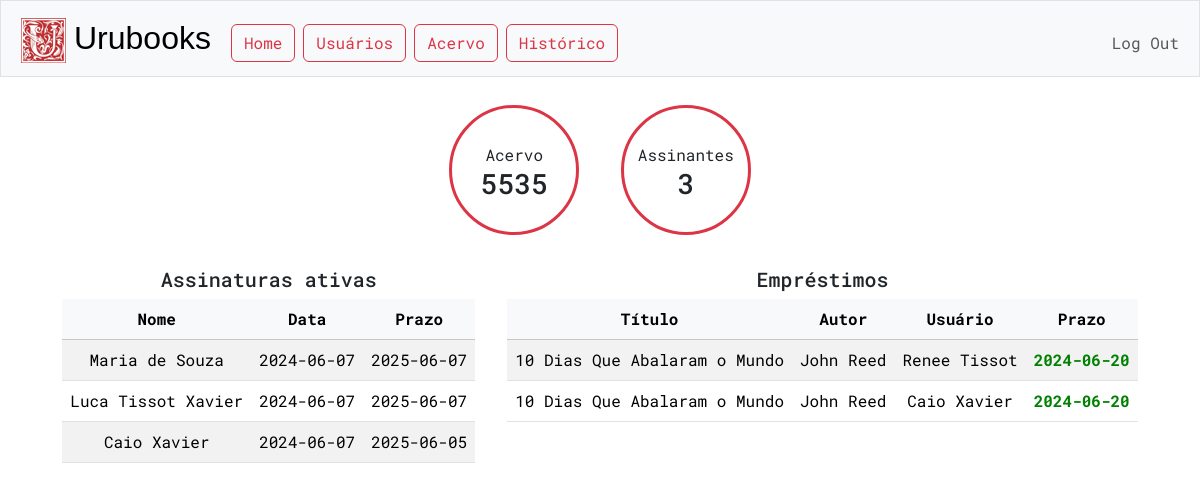
The page / (signed in) on the database its author committed.
### tables this page shows
CREATE TABLE assinaturas (
id INTEGER PRIMARY KEY AUTOINCREMENT,
contato_cpf TEXT NOT NULL,
plano TEXT NOT NULL,
data TEXT NOT NULL,
prazo TEXT NOT NULL,
status TEXT NOT NULL,
FOREIGN KEY(contato_cpf) REFERENCES contatos(cpf)
);

CREATE TABLE contatos (
cpf TEXT PRIMARY KEY NOT NULL,
nome TEXT NOT NULL,
telefone TEXT,
email TEXT,
endereço TEXT
);

CREATE TABLE emprestimos (
id INTEGER PRIMARY KEY AUTOINCREMENT,
obra_id INTEGER NOT NULL,
contato_cpf TEXT NOT NULL,
prazo TEXT,
data TEXT NOT NULL,
FOREIGN KEY(contato_cpf) REFERENCES contatos(cpf),
FOREIGN KEY(obra_id) REFERENCES acervo(id)
);

CREATE TABLE acervo (
id INTEGER PRIMARY KEY AUTOINCREMENT NOT NULL,
titulo TEXT NOT NULL,
autor TEXT NOT NULL,
editora TEXT,
ano INTEGER,
status TEXT
);

### app.py (the view, shortened to what this page needs)
@app.route("/")
@login_required
def index():
    last_update = db.execute("SELECT data FROM updated")
    assinaturas = db.execute("SELECT * FROM assinaturas JOIN contatos ON assinaturas.contato_cpf = contatos.cpf\
                             WHERE assinaturas.status = 'ATIVA' ORDER BY assinaturas.prazo DESC LIMIT 20")
    emprestimos = db.execute("SELECT * FROM emprestimos JOIN contatos ON emprestimos.contato_cpf = contatos.cpf\
                             JOIN acervo ON emprestimos.obra_id = acervo.id\
                             ORDER BY emprestimos.prazo DESC LIMIT 20")
    for e in emprestimos:
        if date.fromisoformat(e["prazo"]) < HOJE:
            e["atrasado"] = "true"
        else:
            e["atrasado"] = "false"
    acervo = db.execute('SELECT COUNT(*) FROM acervo')[0]['COUNT(*)']
    usuarios = db.execute('SELECT COUNT(*) FROM assinaturas WHERE status = "ATIVA"')[0]['COUNT(*)']
    return render_template("index.html", acervo=acervo, usuarios=usuarios, assinaturas=assinaturas, emprestimos=emprestimos)

### app.py (called while the page is built)
@app.after_request
def after_request(response):
    response.headers["Cache-Control"] = "no-cache, no-store, must-revalidate"
    response.headers["Expires"] = 0
    response.headers["Pragma"] = "no-cache"
    return response

### helpers.py (called while the page is built)
def login_required(f):
    @wraps(f)
    def decorated_function(*args, **kwargs):
        if session.get("user_id") is None:
            return redirect("/login")
        return f(*args, **kwargs)
    return decorated_function

### templates/index.html (shortened to what this page needs)
{% extends "layout.html" %}
{% block main %}
<div class="container">
    <span class="dashboard-info border-danger rounded-circle text-center mx-3 my-1">Acervo<br><h3>{{ acervo }}</h2></span>
    <span class="dashboard-info border-danger rounded-circle text-center mx-3 my-1">Assinantes<br><h3>{{ usuarios }}</h2></span>
</div>
<div class="row justify-content-center my-4">
    <div class="col-lg-auto m-1">
        <div>
            <h5>Assinaturas ativas</h5>
            <table class="table table-striped">
                <thead class="table-light">
                    <th>Nome</th>
                    <th>Data</th>
                    <th>Prazo</th>
                </thead>
                <tbody>
                    {% if assinaturas %}
                        {% for assinatura in assinaturas %}
                        <tr>
                            <td>{{ assinatura.nome }}</td>
                            <td>{{ assinatura.data }}</td>
                            <td>{{ assinatura.prazo }}</td>
                        </tr>
                        {% endfor %}
                    {% else %}
                    <tr>Nenhuma assinatura ativa</tr>
                    {% endif %}
                </tbody>
            </table>
        </div>
    </div>
    <div class="col-lg-auto m-1">
        <h5>Empréstimos</h5>
        <table class="table table-striped">
            <thead class="table-light">
                <th>Título</th>
                <th>Autor</th>
                <th>Usuário</th>
                <th>Prazo</th>
            </thead>
            <tbody>
                {% if emprestimos %}
                {% for emprestimo in emprestimos %}
                <tr>
                    <td>{{ emprestimo.titulo }}</td>
                    <td>{{ emprestimo.autor }}</td>
                    <td>{{ emprestimo.nome }}</td>
                    {% if emprestimo.atrasado == "true" %}
                        <td style="color:red"><b>{{ emprestimo.prazo }}<b></td>
                    {% else %}
                        <td style="color:green"><b>{{ emprestimo.prazo }}<b></td>
                    {% endif %}
                </tr>
                    {% endfor %}
                {% else %}
                <tr>Nenhum empréstimo</tr>
                {% endif %}
            </tbody>
        </table>
    </div>
</div>
{% endblock %}

### templates/layout.html (shortened to what this page needs)
<!DOCTYPE html>
<html lang="en">
    <head>
        <link href="https://cdn.jsdelivr.net/npm/bootstrap@5.3.3/dist/css/bootstrap.min.css" rel="stylesheet">
        <link href="/static/styles.css" rel="stylesheet">
    </head>
    <body>
        <nav class="bg-light border navbar navbar-expand-md navbar-light">
            <div class="container-fluid">
                <a class="navbar-brand" href="/"><span><img src="/static/Urubooks-logo-small.png" alt="Logo" class="mx-2"/></span><span>Urubooks</span></a>
                <div class="collapse navbar-collapse" id="navbar">
                    {% if session["user_id"] %}
                        <ul class="navbar-nav me-auto mt-2">
                            <li class="nav-item"><a class="btn btn-outline-danger m-1" href="/">Home</a></li>
                            <li class="nav-item"><a class="btn btn-outline-danger m-1" href="/usuarios">Usuários</a></li>
                            <li class="nav-item"><a class="btn btn-outline-danger m-1" href="/acervo">Acervo</a></li>
                            <li class="nav-item"><a class="btn btn-outline-danger m-1" href="/historico">Histórico</a></li>
                        </ul>
                        <ul class="navbar-nav ms-auto mt-2">
                            <li class="nav-item"><a class="nav-link" href="/logout">Log Out</a></li>
                        </ul>
                    {% else %}
                        <ul class="navbar-nav ms-auto mt-2">
                            <li class="nav-item"><a class="nav-link" href="/register">Register</a></li>
                            <li class="nav-item"><a class="nav-link" href="/login">Log In</a></li>
                        </ul>
                    {% endif %}
                </div>
            </div>
        </nav>
        <main class="container py-4 text-center">
            {% block main %}{% endblock %}
        </main>
    </body>
</html>

### static/styles.css (style rules this page uses)
body { font-family: "Roboto Mono", monospace; }
nav .navbar-brand { font-family: 'Franklin Gothic Medium', 'Arial Narrow', Arial, sans-serif; font-size: xx-large; }
.dashboard-info { display:inline-block; height: 130px; width: 130px; padding-top:35px; border-style: solid; border-width: 3px; }

### rows shown on the page
assinaturas: nome "Maria de Souza", data "2024-06-07", prazo "2025-06-07"
assinaturas: nome "Luca Tissot Xavier", data "2024-06-07", prazo "2025-06-07"
assinaturas: nome "Caio Xavier", data "2024-06-07", prazo "2025-06-05"
emprestimos: titulo "10 Dias Que Abalaram o Mundo", autor "John Reed", nome "Renee Tissot", prazo "2024-06-20"
emprestimos: titulo "10 Dias Que Abalaram o Mundo", autor "John Reed", nome "Caio Xavier", prazo "2024-06-20"

### other values the page prints
{{ acervo }} "5535"
{{ usuarios }} "3"
